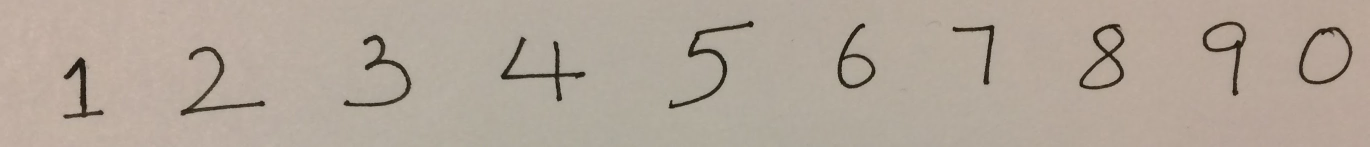
%> input picture images/image1.JPG, 2739 x 294 px (shown at 1/2 size)
$ octave ec.m   (GNU Octave 9; MATLAB toolbox functions it lacks are replaced by stand-ins)
%> lines starting %> are read from the running program, lines starting %| are printed output that depends on the picture; in (x1, y1, x2, y2) boxes, pixels count from 0 and x2, y2 are one past the last pixel; in counts of white or black regions, pixels touching at a corner belong together; the program's own positions count from 1
### matlab/conv_layer_forward.m
function [output] = conv_layer_forward(input, layer, param)
% Conv layer forward
% input: struct with input data
% layer: convolution layer struct
% param: weights for the convolution layer

% output:

h_in = input.height;
w_in = input.width;
c = input.channel;
batch_size = input.batch_size;
k = layer.k;
pad = layer.pad;
stride = layer.stride;
num = layer.num;
% resolve output shape
h_out = (h_in + 2*pad - k) / stride + 1;
w_out = (w_in + 2*pad - k) / stride + 1;

assert(h_out == floor(h_out), 'h_out is not integer')
assert(w_out == floor(w_out), 'w_out is not integer')
input_n.height = h_in;
input_n.width = w_in;
input_n.channel = c;

%% Fill in the code
% Iterate over the each image in the batch, compute response,
% Fill in the output datastructure with data, and the shape.

% fill in the information part first
output.height = h_out;
output.width = w_out;
output.channel = num;
output.batch_size = batch_size;

% init the output datastructure
output.data = zeros([h_out, w_out, num, batch_size]);

% loop over the images to do the convolution
for batch_idx = 1:batch_size
    % get the data for current image
    current_input = input.data(:, batch_idx);
    % reshape the input image
    current_input = reshape(current_input, [h_in, w_in, c]);
    % pad the current image
    current_input = padarray(current_input, [pad pad]);
    % loop over the image to do the max pooling
    for r_idx = 1:h_out
        for c_idx = 1:w_out
            for filter_idx = 1:num
                % compute the area for doing the convolution at the location
                conv_area = current_input(1+(r_idx-1)*stride:k+(r_idx-1)*stride, 1+(c_idx-1)*stride:k+(c_idx-1)*stride, :);
                % extract the filter from param
                current_filter = param.w(:, filter_idx);
                current_filter = reshape(current_filter, [k k c]);
                % extract the bias from param
                current_bias = param.b(:, filter_idx);
                % do convolution on the selected area
                conv_res = sum(conv_area .* current_filter, 'all') + current_bias;
                output.data(r_idx, c_idx, filter_idx, batch_idx) = conv_res;
            end
        end
    end
end
output.data = reshape(output.data, [h_out * w_out * num, batch_size]);
end

### matlab/convnet_forward.m
function [output, P] = convnet_forward(params, layers, data)
    l = length(layers);
    %batch_size = layers{1}.batch_size;
    assert(strcmp(layers{1}.type, 'DATA') == 1, 'first layer must be data layer');
    output{1}.data = data;
    output{1}.height = layers{1}.height;
    output{1}.width = layers{1}.width;
    output{1}.channel = layers{1}.channel;
    output{1}.batch_size = layers{1}.batch_size;
    output{1}.diff = 0;
    for i = 2:l-1
        switch layers{i}.type
            case 'CONV'
                output{i} = conv_layer_forward(output{i-1}, layers{i}, params{i-1});
            case 'POOLING'
                output{i} = pooling_layer_forward(output{i-1}, layers{i});
            case 'IP'
                output{i} = inner_product_forward(output{i-1}, layers{i}, params{i-1});
            case 'RELU'
                output{i} = relu_forward(output{i-1});
            case 'ELU'
                output{i} = elu_forward(output{i-1}, layers{i});
        end
    end
    if nargout > 1
        W = bsxfun(@plus, params{l-1}.w * output{l-1}.data, params{l-1}.b);
        W = [W; zeros(1, size(W, 2))];
        W=bsxfun(@minus, W, max(W));
        W=exp(W);

        % Convert to Probabilities by normalizing
        P=bsxfun(@rdivide, W, sum(W));
    end
end

### matlab/get_lenet.m
function layers = get_lenet()

    layers{1}.type = 'DATA';
    layers{1}.height = 28;
    layers{1}.width = 28;
    layers{1}.channel = 1;
    layers{1}.batch_size = 100;

    layers{2}.type = 'CONV';
    layers{2}.num = 20;
    layers{2}.k = 5;
    layers{2}.stride = 1;
    layers{2}.pad = 0;
    layers{2}.group = 1;

    layers{3}.type = 'RELU';

    layers{4}.type = 'POOLING';
    layers{4}.k = 2;
    layers{4}.stride = 2;
    layers{4}.pad = 0;


    layers{5}.type = 'CONV';
    layers{5}.k = 5;
    layers{5}.stride = 1;
    layers{5}.pad = 0;
    layers{5}.group = 1;
    layers{5}.num = 50;

    layers{6}.type = 'RELU';

    layers{7}.type = 'POOLING';
    layers{7}.k = 2;
    layers{7}.stride = 2;
    layers{7}.pad = 0;

    layers{8}.type = 'IP';
    layers{8}.num = 500;
    layers{8}.init_type = 'uniform';

    layers{9}.type = 'RELU';

    layers{10}.type = 'LOSS';
    layers{10}.num = 10;

end

### ec/ec.m
addpath('../matlab');

load lenet.mat
layers = get_lenet();

%% image 1
% turn image into binary image
image1_origin = imread('../images/image1.JPG');
%> image1_origin is the input picture: size 294x2739x3 uint8; mean R, G, B 178.5, 166.4, 154
image1 = 255 - rgb2gray(image1_origin);
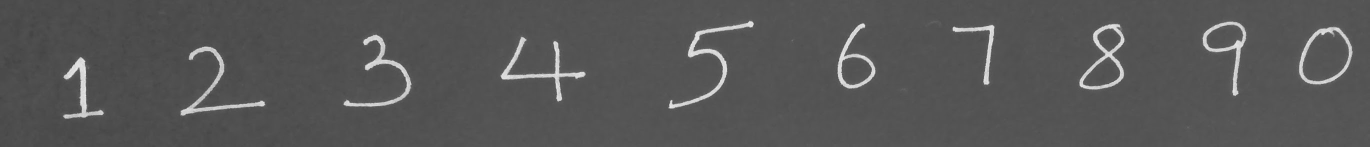
%> image1: size 294x2739 uint8 (shown at 1/2 size); min 64, max 244, mean 86.4
image1 = im2double(image1);
%> image1: size 294x2739 double
threshold = 0.7;
image1_binary = binary(image1, threshold);

% find bounding boxes
connected = bwconncomp(image1_binary);
char_locs = connected.PixelIdxList;
[bb_top_left, bb_bot_right] = extract_boundingboxes(char_locs, size(image1_binary));
visualize_boundingboxes(image1_origin, bb_top_left, bb_bot_right);

% recognize the digit
model_input = generate_model_input(image1_binary, bb_top_left, bb_bot_right, 6, 'bicubic', 'false');
[output, P] = convnet_forward(params, layers, model_input);
% [100 lines not run here, left out]
function [model_input] = generate_model_input(img, bb_top_left, bb_bot_right, pad_size, resize_method, double_binary)
    char_num = size(bb_top_left, 1);
    model_input = zeros(784, 100);
    for i = 1:char_num
        row_start = bb_top_left(i, 2);
        row_end = bb_bot_right(i, 2);
        col_start = bb_top_left(i, 1);
        col_end = bb_bot_right(i, 1);
        cropped = img(row_start:row_end, col_start:col_end);
        % pad the cropped image to a square img
        if size(cropped, 1) > size(cropped, 2)
            to_pad = round((size(cropped, 1) - size(cropped, 2))/2);
            cropped = padarray(cropped, [0 to_pad], 0, 'both');
        else
            to_pad = round((size(cropped, 2) - size(cropped, 1))/2);
            cropped = padarray(cropped, [to_pad 0], 0, 'both');
        end
        % resize to 26*26 then pad to 28*28
        cropped = imresize(cropped, [28-pad_size*2, 28-pad_size*2], 'method', resize_method);
        if strcmp(double_binary, 'true')
        cropped(cropped > 0.1) = 1;
        end
        cropped = padarray(cropped, [pad_size pad_size], 0, 'both');
        cropped = transpose(cropped);
        model_input(:, i) = reshape(cropped, [784, 1]);
    end
end

function [] = visualize_boundingboxes(img_origin, bb_top_left, bb_bot_right)
    figure;
    imshow(img_origin);
    hold on;
    for i = 1:size(bb_top_left, 1)
        x_len = (bb_bot_right(i, 1)-bb_top_left(i, 1));
        y_len = (bb_bot_right(i, 2)-bb_top_left(i, 2));
        rectangle('Position', [bb_top_left(i, 1), bb_top_left(i, 2), x_len, y_len], 'EdgeColor', [1, 0, 0], 'LineWidth', 2);
    end
    hold off;
end

function [img_binary] =  binary(img, threshold)
%> called with threshold = 0.7
    % input img should be double type from 0 to 1
    img_binary = img;
    img_binary(img >= threshold) = 1;
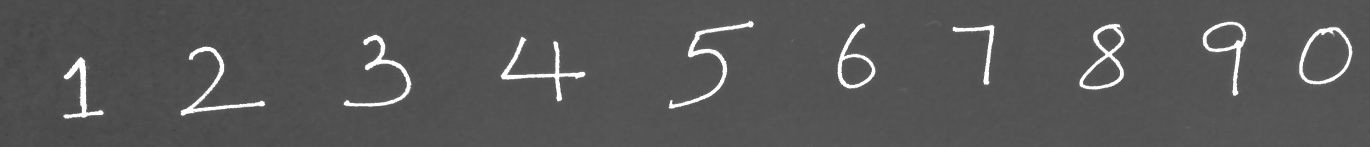
%> img_binary: size 294x2739 double (shown at 1/2 size); min 0.251, max 1, mean 0.344
    img_binary(img < threshold) = 0;
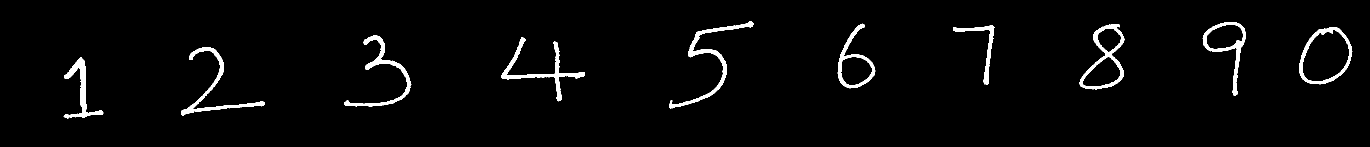
%> img_binary: size 294x2739 double (shown at 1/2 size); values 0 (black) and 1 (white), 2.8% white; 10 white regions, largest, box (x1, y1, x2, y2) and area: (1338, 42, 1507, 217) 2823, (1002, 74, 1170, 203) 2674, (362, 94, 530, 231) 2537
%> `connected = bwconncomp(image1_binary);`: connected = 10 connected components
%> `char_locs = connected.PixelIdxList;`: char_locs = 10 items
end

function [bb_top_left, bb_bot_right] = extract_boundingboxes(locs, img_size)
%> called with img_size = [294 2739]
    char_num = size(locs, 2);
%> char_num = 10
    bb_top_left = zeros(char_num, 2);
    bb_bot_right = zeros(char_num, 2);
    for i=1:char_num
        single_char_locs = locs{i};
        [rows, cols] = ind2sub(img_size, single_char_locs);
        bb_top_left(i, :) = [min(cols), min(rows)];
        bb_bot_right(i, :) = [max(cols), max(rows)];
    end
%> this loop made 10 passes
%> after the loop, bb_bot_right = [207 237; 530 231; 823 213; 1170 203; 1507 217; 1751 177; 1989 169; 2249 179; 2492 191; 2705 169]; bb_top_left = [128 116; 363 95; 689 71; 1003 75; 1339 43; 1676 48; 1907 51; 2160 49; 2406 45; 2600 56]
%> the loop in visualize_boundingboxes, `for i = 1:size(bb_top_left, 1)` made 10 passes
%> (x_len, y_len) on passes 1 to 10: (79, 121), (167, 136), (134, 142), (167, 128), (168, 174), (75, 129), (82, 118), (89, 130), (86, 146), (105, 113)
%> the loop in generate_model_input, `for i = 1:char_num` made 10 passes
%> (row_start, row_end, col_start, col_end, to_pad) on passes 1 to 10: (116, 237, 128, 207, 21), (95, 231, 363, 530, 16), (71, 213, 689, 823, 4), (75, 203, 1003, 1170, 20), (43, 217, 1339, 1507, 3), (48, 177, 1676, 1751, 27), (51, 169, 1907, 1989, 18), (49, 179, 2160, 2249, 21), (45, 191, 2406, 2492, 30), (56, 169, 2600, 2705, 4)
%> pass 1, in generate_model_input, `cropped = img(row_start:row_end, col_start:col_end);`:
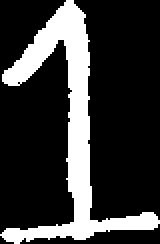
%> cropped: size 122x80 double (shown 2 times larger); values 0 (black) and 1 (white), 21.7% white; 1 white region, box (x1, y1, x2, y2) and area: (0, 0, 80, 122) 2121
%> pass 1, in generate_model_input, `cropped = padarray(cropped, [0 to_pad], 0, 'both');`:
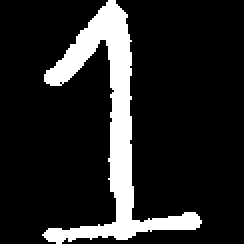
%> cropped: size 122x122 double (shown 2 times larger); values 0 (black) and 1 (white), 14.3% white; 1 white region, box (x1, y1, x2, y2) and area: (21, 0, 101, 122) 2121
%> pass 1, in generate_model_input, `cropped = transpose(cropped);`:
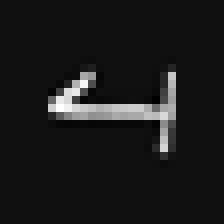
%> cropped: size 28x28 double (shown 8 times larger); min -0.0716, max 1.06, mean 0.0473; mean of the top-left, top-right, bottom-left and bottom-right quarters 0.0754, 0.0467, 0.019, 0.048; drawn with min black and max white
%> after the loop in generate_model_input, `for i = 1:char_num`:
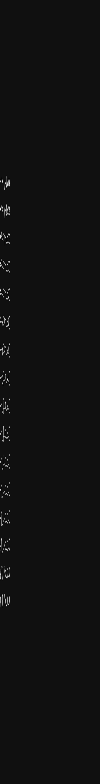
%> model_input: size 784x100 double; min -0.0741, max 1.06, mean 0.00383; drawn with min black and max white
%> the run ends on the next line
end
